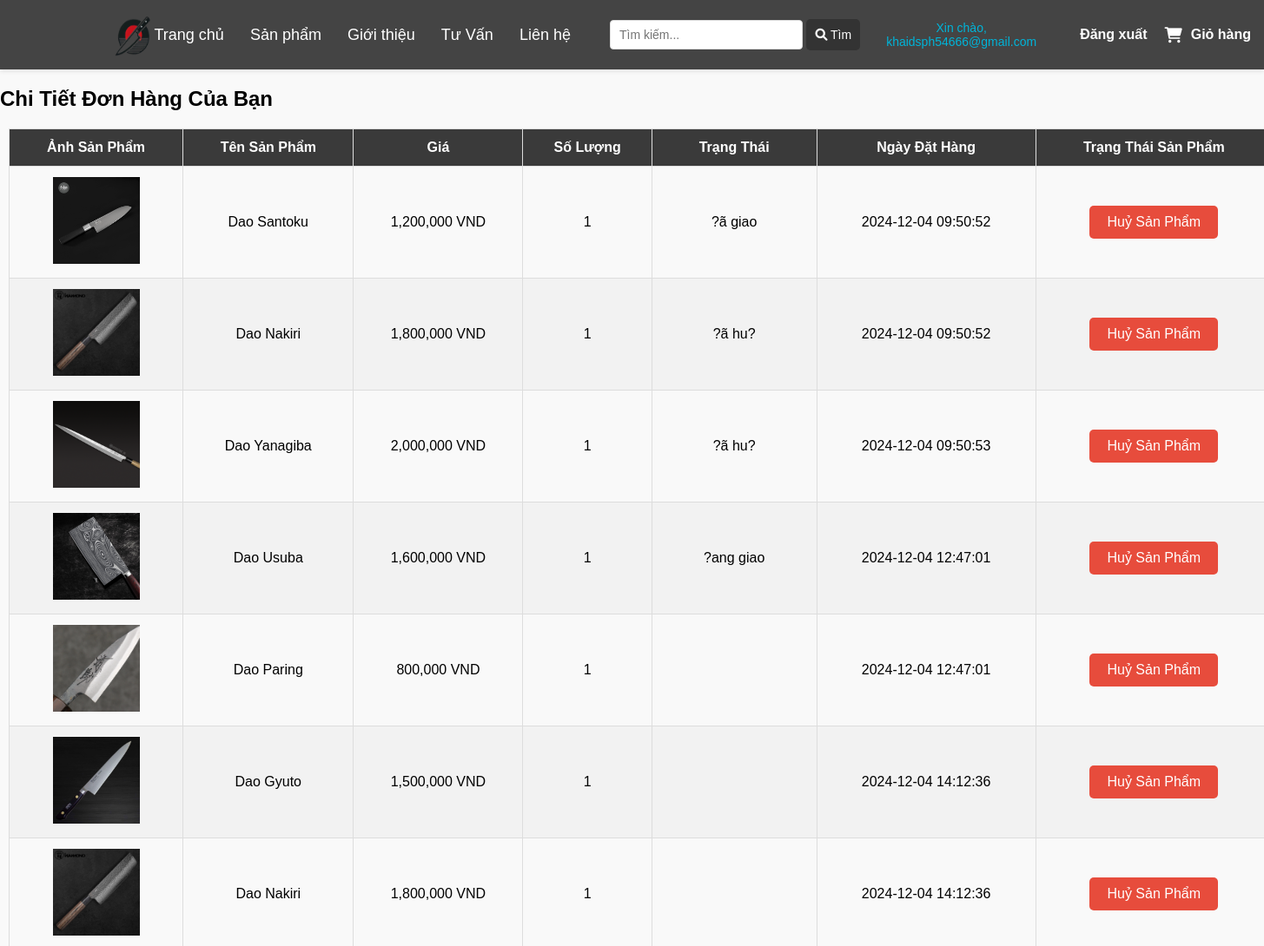
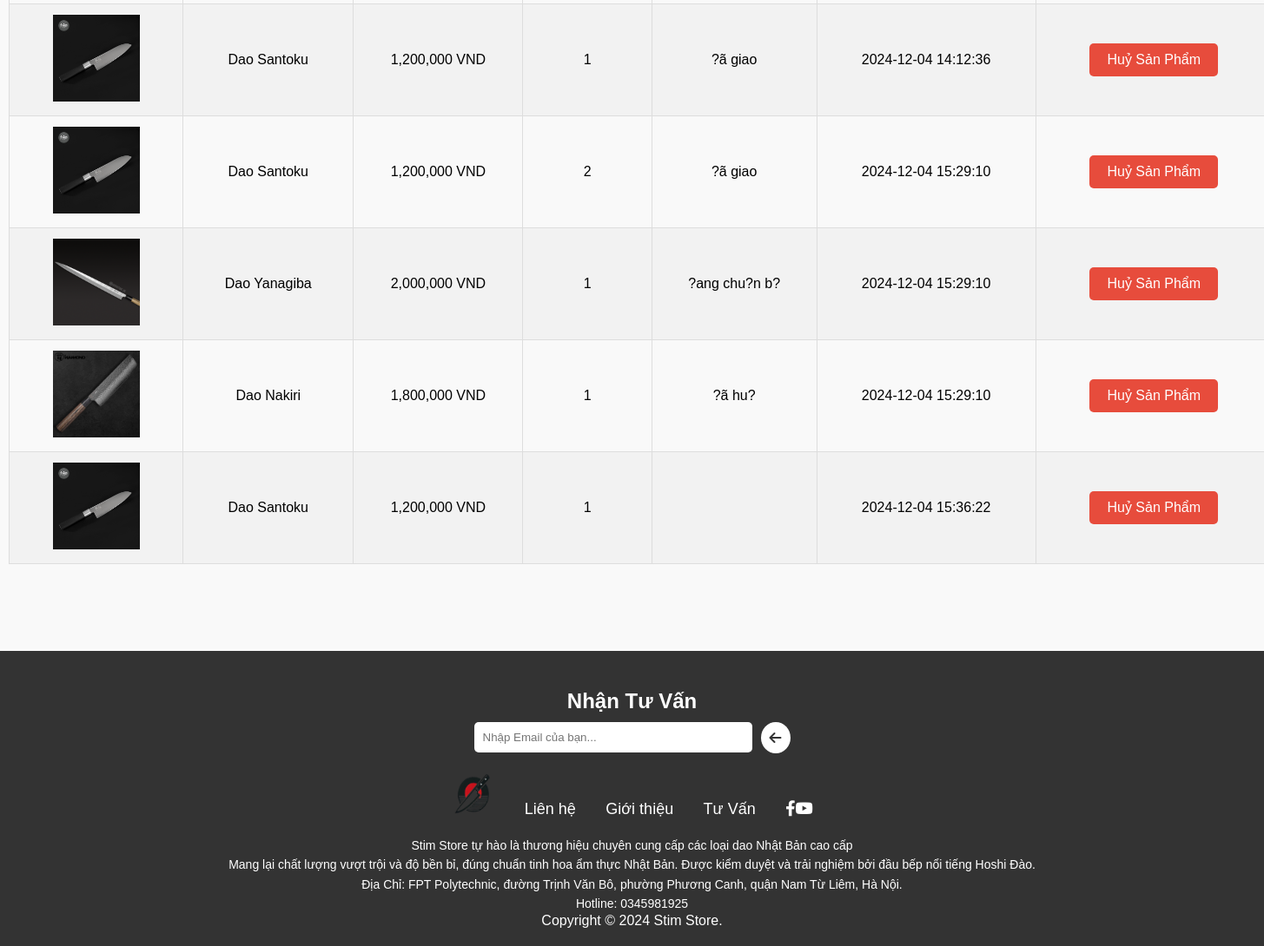
The page /view/donhang.php (signed in) on the database its author committed (2 pictures, top to bottom).
### tables this page shows
CREATE TABLE `tbl_payment_detail` (
  `detail_id` int(11) NOT NULL,
  `order_id` int(11) NOT NULL,
  `product_id` int(11) NOT NULL,
  `product_name` varchar(255) NOT NULL,
  `product_price` decimal(10,2) NOT NULL,
  `product_quantity` int(11) NOT NULL,
  `product_img` varchar(255) DEFAULT NULL,
  `status` varchar(50) DEFAULT NULL,
  `created_at` datetime DEFAULT CURRENT_TIMESTAMP
);

### view/donhang.php (the view, shortened to what this page needs)
<?php
include 'config.php';
include 'header.php';
$user_id = $_SESSION['user_id'];
$sql_details = "SELECT * FROM tbl_payment_detail WHERE order_id IN (SELECT id FROM tbl_payment WHERE user_id = :user_id)";
$stmt_details = $conn->prepare($sql_details);
$stmt_details->execute([':user_id' => $user_id]);
$details = $stmt_details->fetchAll(PDO::FETCH_ASSOC);
?>
<!DOCTYPE html>
<html lang="en">
<head>
    <link rel="stylesheet" href="css/mainstyle.css">
</head>
<body>
<h2>Chi Tiết Đơn Hàng Của Bạn</h2>
<?php if (count($details) > 0): ?>
    <table>
        <thead>
            <tr>
                <th>Ảnh Sản Phẩm</th>
                <th>Tên Sản Phẩm</th>
                <th>Giá</th>
                <th>Số Lượng</th>
                <th>Trạng Thái</th>
                <th>Ngày Đặt Hàng</th>
                <th>Trạng Thái Sản Phẩm</th>
            </tr>
        </thead>
        <tbody>
            <?php foreach ($details as $detail): ?>
                <tr>
                    <td><img src="<?= $detail['product_img'] ?>" alt="<?= htmlspecialchars($detail['product_name'] ?? '') ?>" width="100" height="100"></td>
                    <td><?= htmlspecialchars($detail['product_name'] ?? '') ?></td>
                    <td><?= number_format($detail['product_price']) ?> VND</td>
                    <td><?= htmlspecialchars($detail['product_quantity'] ?? '') ?></td>
                    <td><?= htmlspecialchars($detail['status'] ?? '') ?></td>
                    <td><?= htmlspecialchars($detail['created_at'] ?? '') ?></td>
                    <td>
                        <?php if ($detail['status'] != 'Đã huỷ' && $detail['status'] != 'Đã giao' && $detail['status'] != 'Đang giao'): ?>
                            <form action="donhang.php" method="post" style="display:inline;">
                                <button type="submit" class="cancel-btn" onclick="return confirm('Bạn có chắc chắn muốn huỷ sản phẩm này?');">Huỷ Sản Phẩm</button>
                            </form>
                        <?php elseif ($detail['status'] == 'Đã giao' ): ?>
                            <span style="color: green;">Đơn Hàng Đã Hoàn Thành</span>
                        <?php elseif ($detail['status'] == 'Đang giao' ): ?>
                            <span style="color: #3a3a3a;">Đơn Hàng Đang Được Giao Tới Bạn</span>
                        <?php else: ?>
                            <span style="color: red;">Đã Huỷ</span>
                        <?php endif ; ?>
                    </td>
                </tr>
            <?php endforeach; ?>
        </tbody>
    </table>
<?php else: ?>
    <p>Chưa có đơn hàng nào.</p>
<?php endif; ?>
<?php include 'footer.php'; ?>
</body>
</html>

### view/css/mainstyle.css (style rules this page uses)
body { margin: 0; font-family: Arial, sans-serif; }

### view/header.php (style rules this page uses)
body { font-family: Arial, sans-serif; margin: 0; padding: 0; background-color: #f9f9f9; }

### view/donhang.php (style rules this page uses)
table { margin: 100px 10px; width: 100%; border-collapse: collapse; margin-top: 20px; font-family: Arial, sans-serif; }
table th, table td { padding: 12px; text-align: center; border: 1px solid #ddd; }
table th { background-color: #3a3a3a; color: white; }
table tr:nth-child(even) { background-color: #f2f2f2; }
button.cancel-btn { background-color: #e74c3c; color: white; border: none; padding: 10px 20px; font-size: 16px; cursor: pointer; border-radius: 5px; transition: background-color 0.3s ease; }

### rows shown on the page
tbl_payment_detail: product_img (picture), product_name "Dao Santoku", product_price "1,200,000", product_quantity "1", status "?ã giao", created_at "2024-12-04 09:50:52"
tbl_payment_detail: product_img (picture), product_name "Dao Nakiri", product_price "1,800,000", product_quantity "1", status "?ã hu?", created_at "2024-12-04 09:50:52"
tbl_payment_detail: product_img (picture), product_name "Dao Yanagiba", product_price "2,000,000", product_quantity "1", status "?ã hu?", created_at "2024-12-04 09:50:53"
tbl_payment_detail: product_img (picture), product_name "Dao Usuba", product_price "1,600,000", product_quantity "1", status "?ang giao", created_at "2024-12-04 12:47:01"
tbl_payment_detail: product_img (picture), product_name "Dao Paring", product_price "800,000", product_quantity "1", created_at "2024-12-04 12:47:01"
tbl_payment_detail: product_img (picture), product_name "Dao Gyuto", product_price "1,500,000", product_quantity "1", created_at "2024-12-04 14:12:36"
tbl_payment_detail: product_img (picture), product_name "Dao Nakiri", product_price "1,800,000", product_quantity "1", created_at "2024-12-04 14:12:36"
tbl_payment_detail: product_img (picture), product_name "Dao Santoku", product_price "1,200,000", product_quantity "1", status "?ã giao", created_at "2024-12-04 14:12:36"
tbl_payment_detail: product_img (picture), product_name "Dao Santoku", product_price "1,200,000", product_quantity "2", status "?ã giao", created_at "2024-12-04 15:29:10"
tbl_payment_detail: product_img (picture), product_name "Dao Yanagiba", product_price "2,000,000", product_quantity "1", status "?ang chu?n b?", created_at "2024-12-04 15:29:10"
tbl_payment_detail: product_img (picture), product_name "Dao Nakiri", product_price "1,800,000", product_quantity "1", status "?ã hu?", created_at "2024-12-04 15:29:10"
tbl_payment_detail: product_img (picture), product_name "Dao Santoku", product_price "1,200,000", product_quantity "1", created_at "2024-12-04 15:36:22"

### other values the page prints
$_SESSION['email'] "khaidsph54666@gmail.com"
